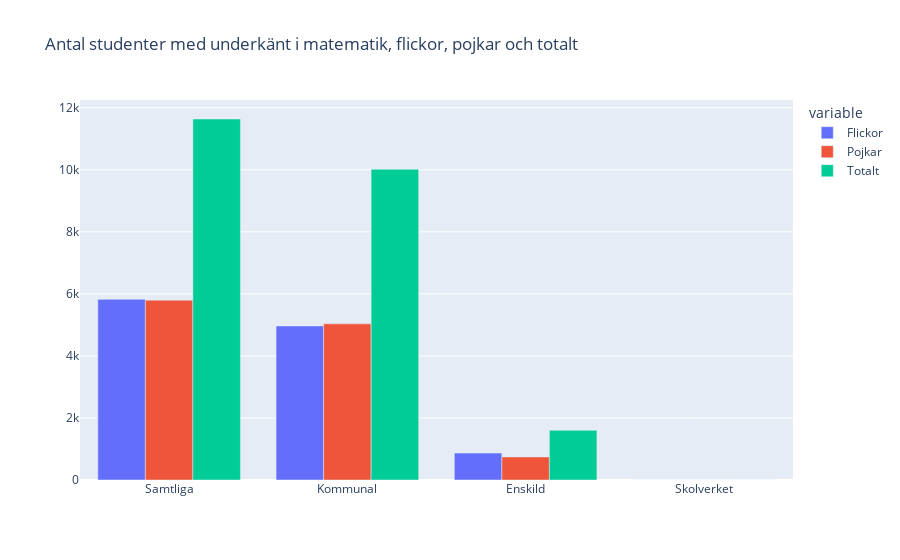

This figure's notebook cell:
### Markdown cell above
### b) Hur många har underkänt i matematik: flickor, pojkar och totalt

### Code cell
# functions for calculating the number of failed students: total, girls and boys for the 
# different classes (in "Huvudman") 
def func_failed_tot(row):
    z = row['Totalt (A-F)']*(1-row['Totalt (A-E)']/100)
    return z

def func_failed_girls(row):
    z = row['Flickor (A-F)']*(1-row['Flickor (A-E)']/100)
    return z

def func_failed_boys(row):
    z = row['Pojkar (A-F)']*(1-row['Pojkar (A-E)']/100)
    return z

df_failed=pd.DataFrame()

df_failed['Totalt']=df_matematik.apply(func_failed_tot, axis=1).astype(int)

df_failed['Flickor']=df_matematik.apply(func_failed_girls, axis=1).astype(int)

df_failed['Pojkar']=df_matematik.apply(func_failed_boys, axis=1).astype(int)

df_failed[['Huvudman']] =df_matematik[['Huvudman']]


# content of df_failed contains the number of failed students in mathematics for 
# the different classes of"Huvudman"

#pd.bar(df_failed['Huvudman'],df_failed['Flickor, Pojker, Totalt'])
fig_fail = px.bar(df_failed, x='Huvudman', y=['Flickor', 'Pojkar', 'Totalt' ], 
               title="Antal studenter med underkänt i matematik, flickor, pojkar och totalt",
               barmode='group',
              labels={'Huvudman': '', 'value':''},
              hover_data={'Huvudman': 'Huvudman', 'value': ':.f'})
fig_fail.show()
fig_fail.write_html("images/antal_fail_vs_huvudman.html")

### Figure 1 — Plotly figure (JSON) as saved in the notebook; plotly's stock layout.template omitted (floating-point values rounded to 4 significant figures)
{"data": [{"alignmentgroup": "True", "hovertemplate": "variable=Flickor<br>=%{y:.f}<extra></extra>", "legendgroup": "Flickor", "marker": {"color": "#636efa", "pattern": {"shape": ""}}, "name": "Flickor", "offsetgroup": "Flickor", "orientation": "v", "showlegend": true, "textposition": "auto", "type": "bar", "x": ["Samtliga", "Kommunal", "Enskild", "Skolverket"], "xaxis": "x", "y": [5824, 4967, 868, 0], "yaxis": "y"}, {"alignmentgroup": "True", "hovertemplate": "variable=Pojkar<br>=%{y:.f}<extra></extra>", "legendgroup": "Pojkar", "marker": {"color": "#EF553B", "pattern": {"shape": ""}}, "name": "Pojkar", "offsetgroup": "Pojkar", "orientation": "v", "showlegend": true, "textposition": "auto", "type": "bar", "x": ["Samtliga", "Kommunal", "Enskild", "Skolverket"], "xaxis": "x", "y": [5797, 5034, 742, 0], "yaxis": "y"}, {"alignmentgroup": "True", "hovertemplate": "variable=Totalt<br>=%{y:.f}<extra></extra>", "legendgroup": "Totalt", "marker": {"color": "#00cc96", "pattern": {"shape": ""}}, "name": "Totalt", "offsetgroup": "Totalt", "orientation": "v", "showlegend": true, "textposition": "auto", "type": "bar", "x": ["Samtliga", "Kommunal", "Enskild", "Skolverket"], "xaxis": "x", "y": [11637, 10015, 1601, 0], "yaxis": "y"}], "layout": {"barmode": "group", "legend": {"title": {"text": "variable"}, "tracegroupgap": 0}, "title": {"text": "Antal studenter med underkänt i matematik, flickor, pojkar och totalt"}, "xaxis": {"anchor": "y", "domain": [0, 1], "title": {"text": ""}}, "yaxis": {"anchor": "x", "domain": [0, 1], "title": {"text": ""}}}}
